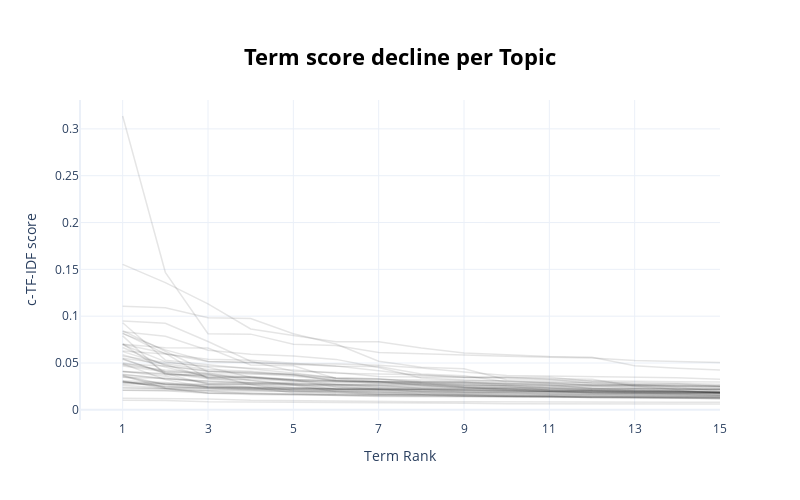

The notebook cell this image was saved under:
### Code cell
# Visualize term rank decrease
model.visualize_term_rank()

### Figure 1 — Plotly figure (JSON) as saved in the notebook; plotly's stock layout.template omitted (floating-point values rounded to 4 significant figures)
{"data": [{"hovertext": "<b>Topic -1</b>:지역_사업_말_기자_지원_중_시_계획_기업_개_운영_한국_광주", "line": {"color": "black", "width": 1.5}, "mode": "lines+lines", "name": "", "opacity": 0.1, "type": "scatter", "x": [1, 2, 3, 4, 5, 6, 7, 8, 9, 10, 11, 12, 13, 14, 15], "y": [0.01034, 0.01, 0.00856, 0.008395, 0.008234, 0.007964, 0.007695, 0.00701, 0.006951, 0.006555, 0.006503, 0.006388, 0.00636, 0.006303, 0.006234]}, {"hovertext": "<b>Topic 0</b>:문화_지역_사업_시_대구_축제_기자_도시_대표_중_교육_충북_선", "line": {"color": "black", "width": 1.5}, "mode": "lines+lines", "name": "", "opacity": 0.1, "type": "scatter", "x": [1, 2, 3, 4, 5, 6, 7, 8, 9, 10, 11, 12, 13, 14, 15], "y": [0.01236, 0.01209, 0.01166, 0.01014, 0.009595, 0.009091, 0.008964, 0.008649, 0.008615, 0.008384, 0.00837, 0.00834, 0.008326, 0.008103, 0.008087]}, {"hovertext": "<b>Topic 1</b>:금리_하락_감소_분기_대비_증가_대출_전망_포인트_상승_가격_은", "line": {"color": "black", "width": 1.5}, "mode": "lines+lines", "name": "", "opacity": 0.1, "type": "scatter", "x": [1, 2, 3, 4, 5, 6, 7, 8, 9, 10, 11, 12, 13, 14, 15], "y": [0.03086, 0.02282, 0.02113, 0.02106, 0.02016, 0.01799, 0.01753, 0.01743, 0.01693, 0.01623, 0.0158, 0.01561, 0.01526, 0.01516, 0.01444]}, {"hovertext": "<b>Topic 2</b>:병원_의료_환자_치료_연구_건강_수술_질환_암_청연_진료_검진_", "line": {"color": "black", "width": 1.5}, "mode": "lines+lines", "name": "", "opacity": 0.1, "type": "scatter", "x": [1, 2, 3, 4, 5, 6, 7, 8, 9, 10, 11, 12, 13, 14, 15], "y": [0.06948, 0.05149, 0.04551, 0.03491, 0.0317, 0.02456, 0.02195, 0.02195, 0.02133, 0.02016, 0.01973, 0.0182, 0.01793, 0.01694, 0.01592]}, {"hovertext": "<b>Topic 3</b>:일본_당_대통령_국회_의원_정부_정치_북한_국민_한국_청와대_회", "line": {"color": "black", "width": 1.5}, "mode": "lines+lines", "name": "", "opacity": 0.1, "type": "scatter", "x": [1, 2, 3, 4, 5, 6, 7, 8, 9, 10, 11, 12, 13, 14, 15], "y": [0.03015, 0.02464, 0.02385, 0.02294, 0.02103, 0.01985, 0.01901, 0.0186, 0.01781, 0.0171, 0.01681, 0.01658, 0.01636, 0.01556, 0.01522]}, {"hovertext": "<b>Topic 4</b>:증가_대비_전년_지난해_기록_고용_시장_동월_올해_기준_매출_위", "line": {"color": "black", "width": 1.5}, "mode": "lines+lines", "name": "", "opacity": 0.1, "type": "scatter", "x": [1, 2, 3, 4, 5, 6, 7, 8, 9, 10, 11, 12, 13, 14, 15], "y": [0.03669, 0.02339, 0.02273, 0.02065, 0.01936, 0.01843, 0.01605, 0.01601, 0.01486, 0.01414, 0.01399, 0.01366, 0.01285, 0.01271, 0.01265]}, {"hovertext": "<b>Topic 5</b>:학생_교육_학교_프로그램_체험_청소년_수업_활동_운영_교사_지원", "line": {"color": "black", "width": 1.5}, "mode": "lines+lines", "name": "", "opacity": 0.1, "type": "scatter", "x": [1, 2, 3, 4, 5, 6, 7, 8, 9, 10, 11, 12, 13, 14, 15], "y": [0.04678, 0.04056, 0.03836, 0.02671, 0.02049, 0.0198, 0.01905, 0.01683, 0.01647, 0.01602, 0.01594, 0.01591, 0.01557, 0.01515, 0.01416]}, {"hovertext": "<b>Topic 6</b>:기술_기업_혁신_산업_창업_지원_특구_과학_개발_연구_스타트업_", "line": {"color": "black", "width": 1.5}, "mode": "lines+lines", "name": "", "opacity": 0.1, "type": "scatter", "x": [1, 2, 3, 4, 5, 6, 7, 8, 9, 10, 11, 12, 13, 14, 15], "y": [0.02936, 0.02782, 0.02415, 0.02404, 0.01819, 0.01652, 0.0161, 0.01603, 0.01447, 0.0139, 0.01378, 0.01317, 0.01284, 0.01252, 0.01221]}, {"hovertext": "<b>Topic 7</b>:안전_사고_발생_화재_점검_소방_차량_경찰_단속_관리_폭발_씨_", "line": {"color": "black", "width": 1.5}, "mode": "lines+lines", "name": "", "opacity": 0.1, "type": "scatter", "x": [1, 2, 3, 4, 5, 6, 7, 8, 9, 10, 11, 12, 13, 14, 15], "y": [0.04098, 0.0359, 0.02847, 0.02735, 0.02653, 0.01928, 0.0173, 0.01615, 0.01545, 0.01518, 0.0151, 0.01483, 0.01469, 0.01407, 0.01382]}, {"hovertext": "<b>Topic 8</b>:지원_사회_이웃_활동_봉사_사랑_가정_출산_복지_가족_신생아_행", "line": {"color": "black", "width": 1.5}, "mode": "lines+lines", "name": "", "opacity": 0.1, "type": "scatter", "x": [1, 2, 3, 4, 5, 6, 7, 8, 9, 10, 11, 12, 13, 14, 15], "y": [0.02927, 0.02821, 0.0273, 0.02696, 0.02626, 0.0244, 0.02291, 0.02283, 0.02273, 0.02216, 0.02028, 0.02026, 0.01877, 0.01803, 0.01767]}, {"hovertext": "<b>Topic 9</b>:맛_맥주_커피_메뉴_요리_제품_음식_출시_재료_포장_밥_인기_식", "line": {"color": "black", "width": 1.5}, "mode": "lines+lines", "name": "", "opacity": 0.1, "type": "scatter", "x": [1, 2, 3, 4, 5, 6, 7, 8, 9, 10, 11, 12, 13, 14, 15], "y": [0.05403, 0.03912, 0.03503, 0.03482, 0.03155, 0.03088, 0.02838, 0.02672, 0.02536, 0.02411, 0.02319, 0.02205, 0.02195, 0.0205, 0.01966]}, {"hovertext": "<b>Topic 10</b>:씨_혐의_경찰_선고_범행_기소_사건_구속_피해자_폭행_징역_검", "line": {"color": "black", "width": 1.5}, "mode": "lines+lines", "name": "", "opacity": 0.1, "type": "scatter", "x": [1, 2, 3, 4, 5, 6, 7, 8, 9, 10, 11, 12, 13, 14, 15], "y": [0.0844, 0.06249, 0.04078, 0.03974, 0.03714, 0.03169, 0.0303, 0.02917, 0.02896, 0.02755, 0.02747, 0.02722, 0.02619, 0.02502, 0.02438]}, {"hovertext": "<b>Topic 11</b>:정책_토론_토론회_기술_시티_환경_데이터_주제_참여_기업_산업", "line": {"color": "black", "width": 1.5}, "mode": "lines+lines", "name": "", "opacity": 0.1, "type": "scatter", "x": [1, 2, 3, 4, 5, 6, 7, 8, 9, 10, 11, 12, 13, 14, 15], "y": [0.02301, 0.02227, 0.0201, 0.01715, 0.01637, 0.01574, 0.01559, 0.01491, 0.01462, 0.0146, 0.01445, 0.01434, 0.0137, 0.01368, 0.01353]}, {"hovertext": "<b>Topic 12</b>:행사_회장_문화_대구_브랜드_동문_신세계_혁신_협회_시장_복지", "line": {"color": "black", "width": 1.5}, "mode": "lines+lines", "name": "", "opacity": 0.1, "type": "scatter", "x": [1, 2, 3, 4, 5, 6, 7, 8, 9, 10, 11, 12, 13, 14, 15], "y": [0.02399, 0.02263, 0.01802, 0.01698, 0.01667, 0.0165, 0.01631, 0.01591, 0.01565, 0.01447, 0.01435, 0.01403, 0.01403, 0.01365, 0.0135]}, {"hovertext": "<b>Topic 13</b>:주택_사업_경제_개정_제도_법_추진_정책_금융_임대_민간_해양", "line": {"color": "black", "width": 1.5}, "mode": "lines+lines", "name": "", "opacity": 0.1, "type": "scatter", "x": [1, 2, 3, 4, 5, 6, 7, 8, 9, 10, 11, 12, 13, 14, 15], "y": [0.0263, 0.02311, 0.01792, 0.01786, 0.01688, 0.01524, 0.01483, 0.01474, 0.01464, 0.01438, 0.0142, 0.01355, 0.01313, 0.01287, 0.01287]}, {"hovertext": "<b>Topic 14</b>:방송_드라마_무대_영화_영화제_배우_곡_모습_출연_공개_히트_", "line": {"color": "black", "width": 1.5}, "mode": "lines+lines", "name": "", "opacity": 0.1, "type": "scatter", "x": [1, 2, 3, 4, 5, 6, 7, 8, 9, 10, 11, 12, 13, 14, 15], "y": [0.05031, 0.04117, 0.03841, 0.0382, 0.03814, 0.03424, 0.03333, 0.02885, 0.0264, 0.02615, 0.02576, 0.02507, 0.02483, 0.02357, 0.02019]}, {"hovertext": "<b>Topic 15</b>:협력_회담_대통령_평화_정상_새만금_양국_세계_아세안_한반도_", "line": {"color": "black", "width": 1.5}, "mode": "lines+lines", "name": "", "opacity": 0.1, "type": "scatter", "x": [1, 2, 3, 4, 5, 6, 7, 8, 9, 10, 11, 12, 13, 14, 15], "y": [0.03106, 0.02928, 0.02438, 0.02353, 0.02286, 0.02241, 0.02238, 0.02227, 0.02089, 0.02026, 0.01994, 0.01988, 0.01981, 0.0192, 0.01859]}, {"hovertext": "<b>Topic 16</b>:총장_노조_조_소송_씨_체육회_취소_제주_판결_방송_조사_기자", "line": {"color": "black", "width": 1.5}, "mode": "lines+lines", "name": "", "opacity": 0.1, "type": "scatter", "x": [1, 2, 3, 4, 5, 6, 7, 8, 9, 10, 11, 12, 13, 14, 15], "y": [0.02097, 0.02046, 0.01764, 0.01634, 0.01597, 0.01571, 0.01424, 0.01393, 0.01376, 0.01375, 0.01327, 0.01317, 0.01314, 0.01284, 0.01218]}, {"hovertext": "<b>Topic 17</b>:베트남_수주_체결_진출_시장_계약_글로벌_그룹_인도_바이오_건", "line": {"color": "black", "width": 1.5}, "mode": "lines+lines", "name": "", "opacity": 0.1, "type": "scatter", "x": [1, 2, 3, 4, 5, 6, 7, 8, 9, 10, 11, 12, 13, 14, 15], "y": [0.04916, 0.03225, 0.02421, 0.02212, 0.02211, 0.02188, 0.02158, 0.02141, 0.01927, 0.01895, 0.01815, 0.01806, 0.01778, 0.01736, 0.01723]}, {"hovertext": "<b>Topic 18</b>:항만_사업_공사_전기차_새만금_불꽃_동부_선정_지역_부지_상품", "line": {"color": "black", "width": 1.5}, "mode": "lines+lines", "name": "", "opacity": 0.1, "type": "scatter", "x": [1, 2, 3, 4, 5, 6, 7, 8, 9, 10, 11, 12, 13, 14, 15], "y": [0.02104, 0.02064, 0.01974, 0.01964, 0.01952, 0.01949, 0.01829, 0.01813, 0.01612, 0.01506, 0.01452, 0.01286, 0.01277, 0.01243, 0.01178]}, {"hovertext": "<b>Topic 19</b>:클라우드_서비스_보안_정보_데이터_플랫_뱅킹_폼_고객_제공_속", "line": {"color": "black", "width": 1.5}, "mode": "lines+lines", "name": "", "opacity": 0.1, "type": "scatter", "x": [1, 2, 3, 4, 5, 6, 7, 8, 9, 10, 11, 12, 13, 14, 15], "y": [0.05512, 0.04932, 0.04311, 0.04124, 0.03777, 0.0303, 0.02986, 0.02984, 0.02973, 0.02821, 0.0265, 0.02624, 0.02575, 0.02512, 0.02491]}, {"hovertext": "<b>Topic 20</b>:치료_증상_환자_질환_통증_어깨_경우_원인_예방_발생_감염_바", "line": {"color": "black", "width": 1.5}, "mode": "lines+lines", "name": "", "opacity": 0.1, "type": "scatter", "x": [1, 2, 3, 4, 5, 6, 7, 8, 9, 10, 11, 12, 13, 14, 15], "y": [0.09475, 0.09238, 0.07291, 0.05192, 0.04121, 0.03981, 0.03548, 0.03508, 0.03461, 0.03369, 0.03308, 0.03259, 0.02525, 0.02175, 0.02157]}, {"hovertext": "<b>Topic 21</b>:경찰_씨_마약_수사_폭행_의혹_피해자_앱_남편_여성_주장_교대", "line": {"color": "black", "width": 1.5}, "mode": "lines+lines", "name": "", "opacity": 0.1, "type": "scatter", "x": [1, 2, 3, 4, 5, 6, 7, 8, 9, 10, 11, 12, 13, 14, 15], "y": [0.03025, 0.02436, 0.02279, 0.02255, 0.02208, 0.02124, 0.02073, 0.02018, 0.01989, 0.01924, 0.01812, 0.0178, 0.01763, 0.01743, 0.01712]}, {"hovertext": "<b>Topic 22</b>:이수화_학교_전북_교육_교육청_플라스틱_전주_기자_학생_꽃_도", "line": {"color": "black", "width": 1.5}, "mode": "lines+lines", "name": "", "opacity": 0.1, "type": "scatter", "x": [1, 2, 3, 4, 5, 6, 7, 8, 9, 10, 11, 12, 13, 14, 15], "y": [0.07901, 0.03754, 0.0373, 0.03552, 0.03251, 0.03112, 0.02994, 0.02845, 0.02435, 0.02248, 0.02186, 0.02051, 0.01964, 0.0192, 0.01877]}, {"hovertext": "<b>Topic 23</b>:브랜드_패션_화장품_제품_뷰티_피부_샵_벅스_세제_판매_온라인", "line": {"color": "black", "width": 1.5}, "mode": "lines+lines", "name": "", "opacity": 0.1, "type": "scatter", "x": [1, 2, 3, 4, 5, 6, 7, 8, 9, 10, 11, 12, 13, 14, 15], "y": [0.09302, 0.05306, 0.04802, 0.04386, 0.03945, 0.03391, 0.03289, 0.03017, 0.03008, 0.02884, 0.02871, 0.02594, 0.02578, 0.02441, 0.02295]}, {"hovertext": "<b>Topic 24</b>:자동차_현대차_차_모델_위_차량_전기차_뉴_판매_판매량_주행_", "line": {"color": "black", "width": 1.5}, "mode": "lines+lines", "name": "", "opacity": 0.1, "type": "scatter", "x": [1, 2, 3, 4, 5, 6, 7, 8, 9, 10, 11, 12, 13, 14, 15], "y": [0.08185, 0.05981, 0.05167, 0.05022, 0.04892, 0.04885, 0.04754, 0.04474, 0.04033, 0.03676, 0.03615, 0.03565, 0.03561, 0.03425, 0.03273]}, {"hovertext": "<b>Topic 25</b>:농업_온실가스_음식물_기후_안전_생활_시설_발생_농가_배출_보", "line": {"color": "black", "width": 1.5}, "mode": "lines+lines", "name": "", "opacity": 0.1, "type": "scatter", "x": [1, 2, 3, 4, 5, 6, 7, 8, 9, 10, 11, 12, 13, 14, 15], "y": [0.04061, 0.03887, 0.02722, 0.0271, 0.02368, 0.02238, 0.02029, 0.01959, 0.01942, 0.01919, 0.01911, 0.01904, 0.0186, 0.01858, 0.0185]}, {"hovertext": "<b>Topic 26</b>:게임_갤럭시_노트_폰_출시_스마트폰_삼성전자_플러스_카메라_모", "line": {"color": "black", "width": 1.5}, "mode": "lines+lines", "name": "", "opacity": 0.1, "type": "scatter", "x": [1, 2, 3, 4, 5, 6, 7, 8, 9, 10, 11, 12, 13, 14, 15], "y": [0.08338, 0.07847, 0.06373, 0.05927, 0.0576, 0.05388, 0.04524, 0.03391, 0.03174, 0.03037, 0.02953, 0.02853, 0.02679, 0.02546, 0.02485]}, {"hovertext": "<b>Topic 27</b>:주민_정신_동아리_활동_대구_복지_건강_이웃_문화_진행_통일_", "line": {"color": "black", "width": 1.5}, "mode": "lines+lines", "name": "", "opacity": 0.1, "type": "scatter", "x": [1, 2, 3, 4, 5, 6, 7, 8, 9, 10, 11, 12, 13, 14, 15], "y": [0.03743, 0.03377, 0.02902, 0.02862, 0.02856, 0.02718, 0.02469, 0.02434, 0.02389, 0.02111, 0.01972, 0.01968, 0.01869, 0.01858, 0.01851]}, {"hovertext": "<b>Topic 28</b>:분양_아파트_가격_청약_거래_지역_광주_물가_경쟁_상승_지구_", "line": {"color": "black", "width": 1.5}, "mode": "lines+lines", "name": "", "opacity": 0.1, "type": "scatter", "x": [1, 2, 3, 4, 5, 6, 7, 8, 9, 10, 11, 12, 13, 14, 15], "y": [0.07012, 0.06033, 0.03316, 0.03274, 0.03062, 0.03047, 0.02997, 0.026, 0.02392, 0.02199, 0.02188, 0.0209, 0.02072, 0.02065, 0.01836]}, {"hovertext": "<b>Topic 29</b>:분양_청년_감시_민관_계획_사업_민간_보험_상가_협약_발전소_", "line": {"color": "black", "width": 1.5}, "mode": "lines+lines", "name": "", "opacity": 0.1, "type": "scatter", "x": [1, 2, 3, 4, 5, 6, 7, 8, 9, 10, 11, 12, 13, 14, 15], "y": [0.03675, 0.02698, 0.02458, 0.02331, 0.02255, 0.02201, 0.02192, 0.01969, 0.01827, 0.01823, 0.01706, 0.0169, 0.01654, 0.01603, 0.0156]}, {"hovertext": "<b>Topic 30</b>:안전_운전_점검_면허_크루즈_시설_피해_소음_미세먼지_주차_감", "line": {"color": "black", "width": 1.5}, "mode": "lines+lines", "name": "", "opacity": 0.1, "type": "scatter", "x": [1, 2, 3, 4, 5, 6, 7, 8, 9, 10, 11, 12, 13, 14, 15], "y": [0.06651, 0.04706, 0.0416, 0.03857, 0.03579, 0.03193, 0.02965, 0.02865, 0.02841, 0.02803, 0.02717, 0.0227, 0.02265, 0.02208, 0.02195]}, {"hovertext": "<b>Topic 31</b>:복지_의회_감사_중단_제주_재단_낙동강_조례_당진시_교육청_문", "line": {"color": "black", "width": 1.5}, "mode": "lines+lines", "name": "", "opacity": 0.1, "type": "scatter", "x": [1, 2, 3, 4, 5, 6, 7, 8, 9, 10, 11, 12, 13, 14, 15], "y": [0.02764, 0.02692, 0.0268, 0.02473, 0.02403, 0.0222, 0.02165, 0.02134, 0.02125, 0.02114, 0.01996, 0.01977, 0.01963, 0.01867, 0.01862]}, {"hovertext": "<b>Topic 32</b>:학원_공무원_건축_울산_갈등_공원_부산시_농산물_터널_민간_곳", "line": {"color": "black", "width": 1.5}, "mode": "lines+lines", "name": "", "opacity": 0.1, "type": "scatter", "x": [1, 2, 3, 4, 5, 6, 7, 8, 9, 10, 11, 12, 13, 14, 15], "y": [0.02913, 0.02539, 0.02303, 0.02222, 0.02123, 0.02067, 0.01922, 0.01875, 0.01801, 0.01759, 0.01725, 0.01661, 0.01626, 0.01612, 0.01569]}, {"hovertext": "<b>Topic 33</b>:지원_주택_예산_전세_집행_사업_청년_공사_일자리_자금_가구_", "line": {"color": "black", "width": 1.5}, "mode": "lines+lines", "name": "", "opacity": 0.1, "type": "scatter", "x": [1, 2, 3, 4, 5, 6, 7, 8, 9, 10, 11, 12, 13, 14, 15], "y": [0.03473, 0.03348, 0.03051, 0.02897, 0.02709, 0.02687, 0.02673, 0.02628, 0.02386, 0.02328, 0.02323, 0.02156, 0.02117, 0.01997, 0.01812]}, {"hovertext": "<b>Topic 34</b>:협약_협력_체결_업무_관광_활성_지역_경제_약식_사회_기업_협", "line": {"color": "black", "width": 1.5}, "mode": "lines+lines", "name": "", "opacity": 0.1, "type": "scatter", "x": [1, 2, 3, 4, 5, 6, 7, 8, 9, 10, 11, 12, 13, 14, 15], "y": [0.05462, 0.03878, 0.0332, 0.02913, 0.02831, 0.02704, 0.02632, 0.02318, 0.02273, 0.02246, 0.02116, 0.01976, 0.01966, 0.0194, 0.01881]}, {"hovertext": "<b>Topic 35</b>:공원_정신_지역_계획_조례_전북_당진시_실증_사업_위_조사_충", "line": {"color": "black", "width": 1.5}, "mode": "lines+lines", "name": "", "opacity": 0.1, "type": "scatter", "x": [1, 2, 3, 4, 5, 6, 7, 8, 9, 10, 11, 12, 13, 14, 15], "y": [0.03527, 0.02695, 0.0257, 0.02375, 0.02316, 0.02308, 0.02306, 0.02177, 0.02129, 0.02093, 0.01919, 0.01842, 0.01841, 0.01745, 0.01731]}, {"hovertext": "<b>Topic 36</b>:독일_암_치료_의학_유럽_디자인_현대차_수소_배달_학회_가전_", "line": {"color": "black", "width": 1.5}, "mode": "lines+lines", "name": "", "opacity": 0.1, "type": "scatter", "x": [1, 2, 3, 4, 5, 6, 7, 8, 9, 10, 11, 12, 13, 14, 15], "y": [0.08135, 0.06402, 0.05161, 0.05093, 0.04852, 0.0469, 0.04175, 0.03672, 0.03516, 0.03505, 0.03486, 0.03058, 0.02798, 0.02787, 0.02551]}, {"hovertext": "<b>Topic 37</b>:숲_투어_산림_콘서트_공연_행사_순천_여행_평화_시민_체험_문", "line": {"color": "black", "width": 1.5}, "mode": "lines+lines", "name": "", "opacity": 0.1, "type": "scatter", "x": [1, 2, 3, 4, 5, 6, 7, 8, 9, 10, 11, 12, 13, 14, 15], "y": [0.06997, 0.06637, 0.06595, 0.04795, 0.04713, 0.03344, 0.03045, 0.03005, 0.02946, 0.02682, 0.02331, 0.02279, 0.02244, 0.02244, 0.02188]}, {"hovertext": "<b>Topic 38</b>:검찰_진상_북한_개혁_총리_결정_규명_입장_광주_국민_청와대_", "line": {"color": "black", "width": 1.5}, "mode": "lines+lines", "name": "", "opacity": 0.1, "type": "scatter", "x": [1, 2, 3, 4, 5, 6, 7, 8, 9, 10, 11, 12, 13, 14, 15], "y": [0.07039, 0.03985, 0.0342, 0.03143, 0.02652, 0.02629, 0.02601, 0.02511, 0.02483, 0.0239, 0.02352, 0.02342, 0.02313, 0.02192, 0.02187]}, {"hovertext": "<b>Topic 39</b>:제품_생물_건강_효과_피부_식품_보관_케어_억제_자원_유해_연", "line": {"color": "black", "width": 1.5}, "mode": "lines+lines", "name": "", "opacity": 0.1, "type": "scatter", "x": [1, 2, 3, 4, 5, 6, 7, 8, 9, 10, 11, 12, 13, 14, 15], "y": [0.05734, 0.05046, 0.04647, 0.04419, 0.04249, 0.03919, 0.03852, 0.03756, 0.03475, 0.03475, 0.03271, 0.0285, 0.02689, 0.02656, 0.026]}, {"hovertext": "<b>Topic 40</b>:예술_문화_팀_클라우드_대회_목포_기관_육상_사업_민원_통장_", "line": {"color": "black", "width": 1.5}, "mode": "lines+lines", "name": "", "opacity": 0.1, "type": "scatter", "x": [1, 2, 3, 4, 5, 6, 7, 8, 9, 10, 11, 12, 13, 14, 15], "y": [0.03794, 0.03299, 0.03089, 0.02847, 0.0275, 0.02577, 0.0242, 0.02325, 0.02323, 0.02286, 0.02101, 0.02055, 0.02045, 0.01988, 0.01863]}, {"hovertext": "<b>Topic 41</b>:훈련_교육_학교_면접_선박_재난_교육청_운영_문화_학생_캐릭터", "line": {"color": "black", "width": 1.5}, "mode": "lines+lines", "name": "", "opacity": 0.1, "type": "scatter", "x": [1, 2, 3, 4, 5, 6, 7, 8, 9, 10, 11, 12, 13, 14, 15], "y": [0.05891, 0.04561, 0.03499, 0.03495, 0.03251, 0.0309, 0.02971, 0.02706, 0.02686, 0.02539, 0.0212, 0.0212, 0.02003, 0.01992, 0.01982]}, {"hovertext": "<b>Topic 42</b>:사업_재생_창업_도시_기업_조성_국비_시설_추진_마을_공간_지", "line": {"color": "black", "width": 1.5}, "mode": "lines+lines", "name": "", "opacity": 0.1, "type": "scatter", "x": [1, 2, 3, 4, 5, 6, 7, 8, 9, 10, 11, 12, 13, 14, 15], "y": [0.04778, 0.04256, 0.0392, 0.03133, 0.02767, 0.02203, 0.02189, 0.02162, 0.02098, 0.02031, 0.01991, 0.01825, 0.0178, 0.01779, 0.01771]}, {"hovertext": "<b>Topic 43</b>:등락_호가_원_종목_거래_거래량_매도_매수_광고_대금_지분_현", "line": {"color": "black", "width": 1.5}, "mode": "lines+lines", "name": "", "opacity": 0.1, "type": "scatter", "x": [1, 2, 3, 4, 5, 6, 7, 8, 9, 10, 11, 12, 13, 14, 15], "y": [0.1105, 0.109, 0.09844, 0.09752, 0.08123, 0.07029, 0.05186, 0.04537, 0.04374, 0.03218, 0.03152, 0.03128, 0.03049, 0.02998, 0.02959]}, {"hovertext": "<b>Topic 44</b>:스마트_발달_기술_시티_특구_정보_산업_창업_장애_과학_흥원_", "line": {"color": "black", "width": 1.5}, "mode": "lines+lines", "name": "", "opacity": 0.1, "type": "scatter", "x": [1, 2, 3, 4, 5, 6, 7, 8, 9, 10, 11, 12, 13, 14, 15], "y": [0.04118, 0.03776, 0.03705, 0.03401, 0.03212, 0.02714, 0.02709, 0.02703, 0.02607, 0.02574, 0.02553, 0.02308, 0.02072, 0.02008, 0.01855]}, {"hovertext": "<b>Topic 45</b>:총선_선거_출마_청와대_인사_후보_정치_내년_민주당_조합장_공", "line": {"color": "black", "width": 1.5}, "mode": "lines+lines", "name": "", "opacity": 0.1, "type": "scatter", "x": [1, 2, 3, 4, 5, 6, 7, 8, 9, 10, 11, 12, 13, 14, 15], "y": [0.06212, 0.04797, 0.03449, 0.03444, 0.03068, 0.02926, 0.02826, 0.02826, 0.02796, 0.02536, 0.02525, 0.02524, 0.02364, 0.02271, 0.02204]}, {"hovertext": "<b>Topic 46</b>:태풍_기상청_해상_기온_오후_영향_예상_남부_시_제호_제주도_", "line": {"color": "black", "width": 1.5}, "mode": "lines+lines", "name": "", "opacity": 0.1, "type": "scatter", "x": [1, 2, 3, 4, 5, 6, 7, 8, 9, 10, 11, 12, 13, 14, 15], "y": [0.3137, 0.1468, 0.08133, 0.08082, 0.06999, 0.0687, 0.0611, 0.05977, 0.05784, 0.05716, 0.05607, 0.05537, 0.0528, 0.05207, 0.05062]}, {"hovertext": "<b>Topic 47</b>:개정_소음_의원_국회_법안_특별법_피해_법_의회_조례_예산안_", "line": {"color": "black", "width": 1.5}, "mode": "lines+lines", "name": "", "opacity": 0.1, "type": "scatter", "x": [1, 2, 3, 4, 5, 6, 7, 8, 9, 10, 11, 12, 13, 14, 15], "y": [0.0489, 0.04692, 0.04126, 0.04005, 0.03723, 0.03349, 0.03231, 0.03189, 0.03097, 0.03091, 0.02828, 0.02691, 0.02672, 0.0265, 0.02524]}, {"hovertext": "<b>Topic 48</b>:파_언더_우승_팀_타_골프_홀_컵_대회_선수_감독_위_오픈_투", "line": {"color": "black", "width": 1.5}, "mode": "lines+lines", "name": "", "opacity": 0.1, "type": "scatter", "x": [1, 2, 3, 4, 5, 6, 7, 8, 9, 10, 11, 12, 13, 14, 15], "y": [0.1553, 0.1358, 0.1132, 0.08632, 0.07935, 0.07283, 0.07267, 0.06597, 0.0606, 0.05904, 0.05686, 0.05623, 0.04705, 0.04447, 0.04242]}, {"hovertext": "<b>Topic 49</b>:시험_학교_교사_시험장_영어_취업_세종_부산_직업_혁신_수험_", "line": {"color": "black", "width": 1.5}, "mode": "lines+lines", "name": "", "opacity": 0.1, "type": "scatter", "x": [1, 2, 3, 4, 5, 6, 7, 8, 9, 10, 11, 12, 13, 14, 15], "y": [0.06283, 0.05969, 0.05402, 0.05296, 0.04967, 0.04665, 0.04622, 0.03831, 0.03637, 0.03006, 0.0296, 0.02956, 0.02916, 0.0285, 0.02721]}], "layout": {"height": 500, "hoverlabel": {"bgcolor": "white", "font": {"family": "Rockwell", "size": 16}}, "showlegend": false, "title": {"font": {"color": "Black", "size": 22}, "text": "<b>Term score decline per Topic</b>", "x": 0.5, "xanchor": "center", "y": 0.9, "yanchor": "top"}, "width": 800, "xaxis": {"dtick": 2, "range": [0, 15], "tick0": 1, "title": {"text": "Term Rank"}}, "yaxis": {"title": {"text": "c-TF-IDF score"}}}}
